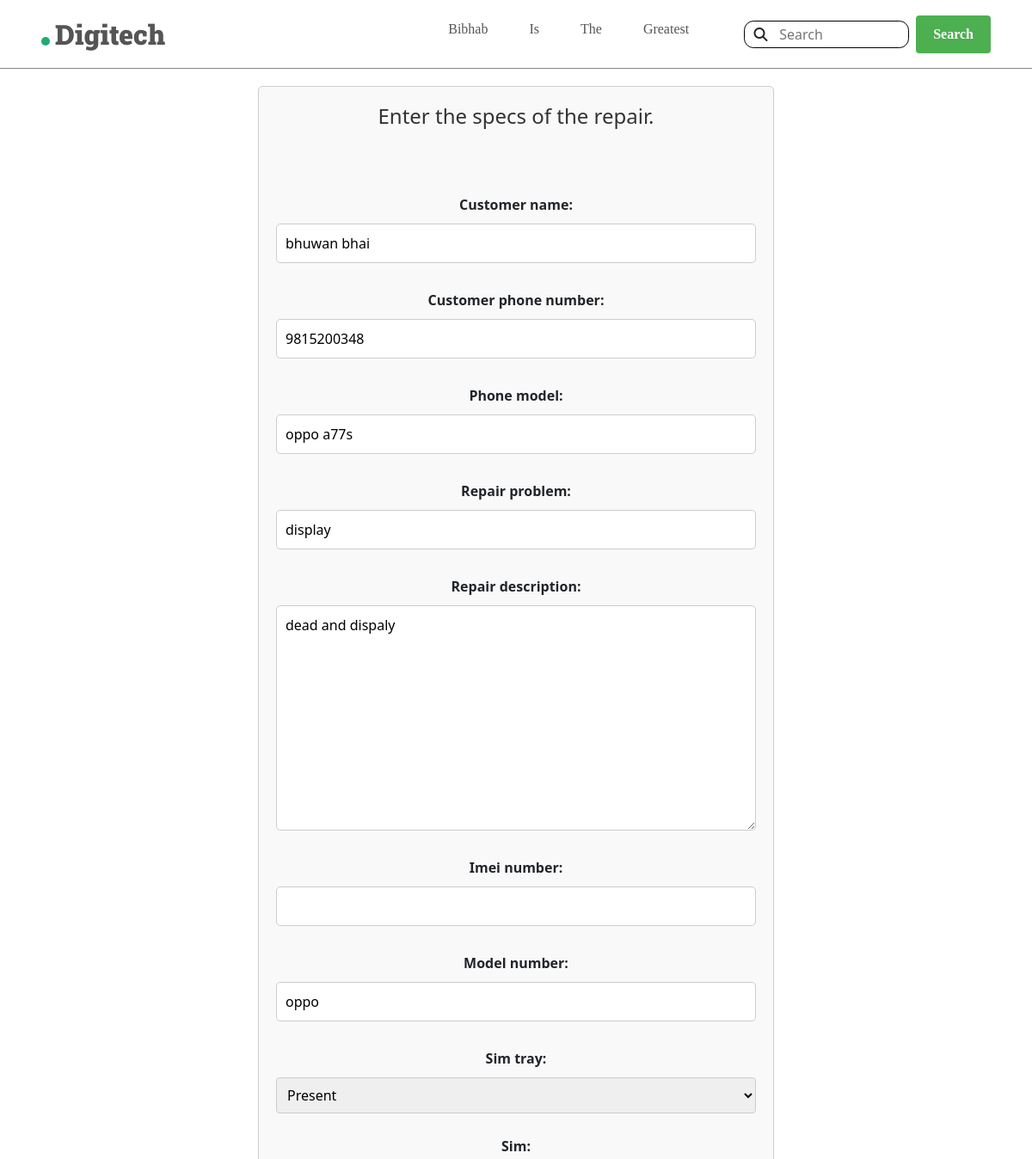
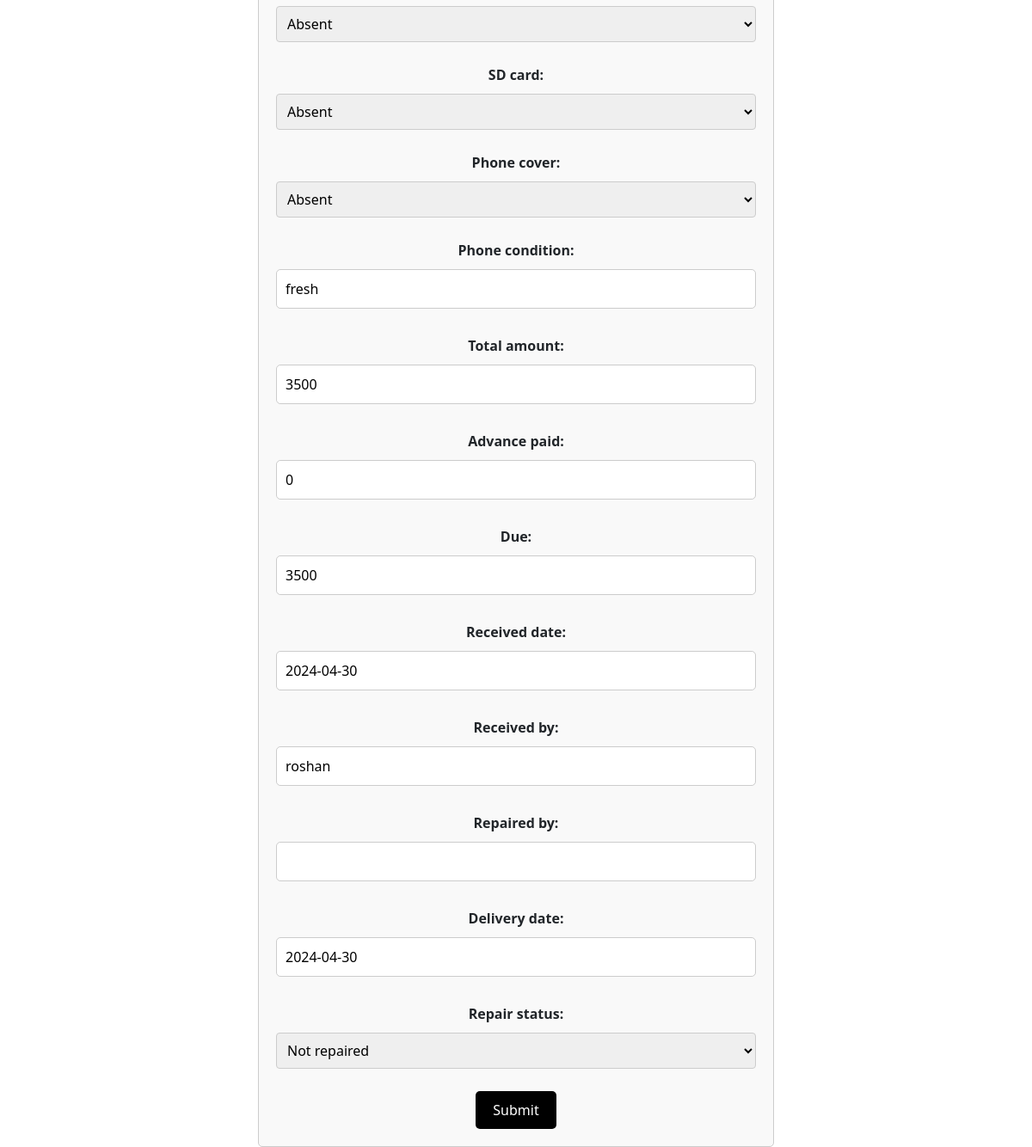
/repair/updateform/8YM73UHC, run on the app's committed database (2 pictures, top to bottom).
### repair/models.py (models this page shows, shortened)
class Repair(models.Model):
    status_choices = [
        ("Not repaired", "Not repaired"),
        ("Repaired","Repaired"),
        ("Unrepairable","Unrepairable"),
        ("Outrepaired", "Outrepaired"),
        ("Completed","Completed")
    ]
    accessory_choices = [
        ("Present","Present"),
        ("Absent","Absent"),
    ]
    repair_id = models.CharField(max_length=8,blank=True)
    customer_name = models.CharField(max_length=30)
    customer_phone_number = models.CharField(max_length=10)
    phone_model = models.CharField(max_length=30)
    repair_problem = models.CharField(max_length=50)
    repair_description = models.TextField(null=True, blank=True)
    imei_number = models.CharField(max_length=30,null=True, blank=True)
    model_number = models.CharField(max_length=30,null=True, blank=True)
    sim_tray =models.CharField(max_length=20,choices=accessory_choices,default="Present")
    sim = models.CharField(max_length=20,choices=accessory_choices,default="Absent")
    SD_card = models.CharField(max_length=20,choices=accessory_choices,default="Absent")
    phone_cover = models.CharField(max_length=20,choices=accessory_choices,default="Absent")
    phone_condition = models.CharField(max_length=30,null=True, blank=True)
    total_amount = models.IntegerField()
    advance_paid = models.IntegerField()
    due = models.IntegerField()
    received_date = models.DateField(default=datetime.now)
    received_by = models.CharField(max_length=30)
    repaired_by = models.CharField(max_length=30,null=True, blank=True)
    delivery_date = models.DateField(default=datetime.now)
    repair_status=models.CharField(max_length=20,choices=status_choices,default="Not repaired")
    amount_paid = models.FloatField(null=True,blank=True)
    repair_cost_price = models.FloatField(null=True,blank=True)
    cost_price_description = models.CharField(max_length=50,null=True,blank=True)
    repair_profit = models.FloatField(null=True,blank=True)
    technician_profit = models.FloatField(null=True,blank=True)
    my_profit = models.FloatField(null=True, blank=True)
    outside_name = models.CharField(max_length=30,null=True,blank=True)
    outside_desc = models.CharField(max_length=30,null=True,blank=True)
    taken_by = models.CharField(max_length=30,null=True,blank=True)
    outside_cost = models.FloatField(null=True, blank=True)

### repair/views.py (the view, shortened to what this page needs)
# urls.py: path('updateform/<str:repair_id>', views.UpdateForm, name='updateform'),
def UpdateForm(request, repair_id):
    repair = Repair.objects.get(repair_id=repair_id)
    form = RepairForm(instance=repair)
    context = {'repair_form':form}
    print(form)
    return render(request,'repair/form.html', context)

### repair/forms.py
class RepairForm(ModelForm):
     class Meta:
        model = Repair
        fields = ['customer_name','customer_phone_number','phone_model','repair_problem','repair_description','imei_number','model_number','sim_tray','sim','SD_card','phone_cover','phone_condition','total_amount','advance_paid','due','received_date','received_by','repaired_by','delivery_date','repair_status']

### templates/repair/form.html (shortened to what this page needs)
{% extends 'repair/layout.html' %}
{% block body %}
<div class="form-container">
    <h3>Enter the specs of the repair.</h3>
    <br><br>
    <div>
        <form action="" method="post">
            {{ repair_form.as_p }}
            <input type="submit" style="background-color: black;">
        </form>
    </div>
</div>
{% endblock %}

### static/repair/repairHome.css (style rules this page uses)
label { display: block; margin-bottom: 5px; font-weight: bold; }
input[type="text"], input[type="tel"], select, textarea { width: 100%; padding: 8px; margin-bottom: 10px; border: 1px solid #ccc; border-radius: 4px; box-sizing: border-box; }
input[type="submit"] { background-color: #4caf50; color: white; padding: 10px 20px; border: none; border-radius: 4px; cursor: pointer; }
* { margin: 0; padding: 0; box-sizing: border-box; }
body { height: auto; width: 100vw; overflow-x: hidden; }
.form-container { max-width: 600px; margin: 0 auto; padding: 20px; border: 1px solid #ccc; border-radius: 5px; background-color: #f9f9f9; margin-top: 20px; text-align: center; }
.form-container h3 { font-size: 24px; color: #333; }
.form-container form { margin-top: 20px; }
.form-container label { display: block; margin-bottom: 10px; font-weight: bold; }
.form-container input[type="text"], .form-container input[type="number"], .form-container input[type="date"], .form-container textarea { width: 100%; padding: 10px; margin-bottom: 15px; border: 1px solid #ccc; border-radius: 5px; box-sizing: border-box; font-size: 16px; }
.form-container input[type="submit"] { background-color: #007bff; color: #fff; border: none; border-radius: 5px; padding: 10px 20px; cursor: pointer; }

### data on the page
Repair: customer_name "bhuwan bhai", customer_phone_number "9815200348", phone_model "oppo a77s", repair_problem "display", repair_description "dead and dispaly", model_number "oppo", sim_tray "Present", sim "Absent", SD_card "Absent", phone_cover "Absent", phone_condition "fresh", total_amount "3500", advance_paid "0", due "3500", received_date "2024-04-30", received_by "roshan", delivery_date "2024-04-30", repair_status "Not repaired"
